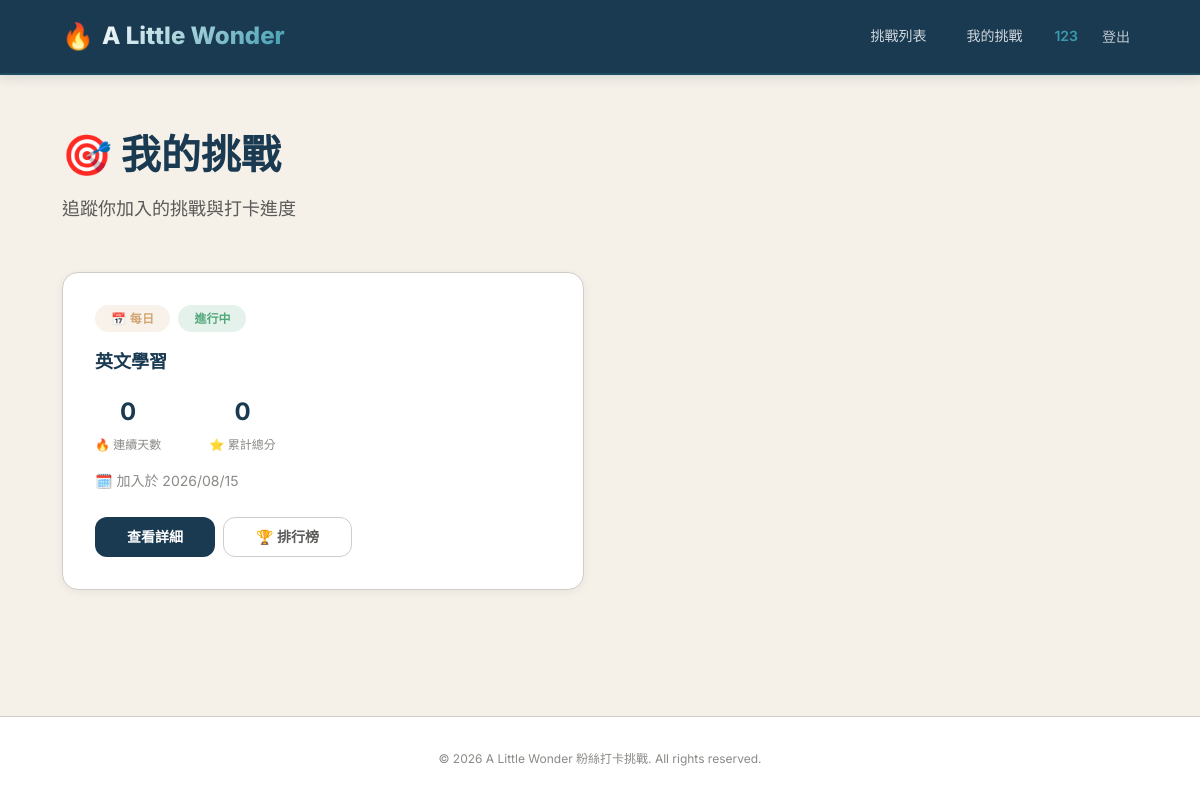
/challenges/my-challenges/ (signed in), run on the app's committed database.
### challenges/models.py (models this page shows, shortened)
class Participant(models.Model):
    STATUS_CHOICES = [
        ('active', '進行中'),
        ('completed', '已完成'),
        ('left', '已退出'),
    ]
    user = models.ForeignKey(
        User, on_delete=models.CASCADE,
        related_name='challenge_participations', verbose_name='使用者'
    )
    challenge = models.ForeignKey(
        Challenge, on_delete=models.CASCADE,
        related_name='participants', verbose_name='挑戰活動'
    )
    current_streak = models.PositiveIntegerField('當前連續打卡天數', default=0)
    total_points = models.PositiveIntegerField('總累積積分', default=0, db_index=True)
    status = models.CharField(
        '狀態', max_length=20, choices=STATUS_CHOICES, default='active'
    )
    joined_at = models.DateTimeField('加入時間', auto_now_add=True)
    updated_at = models.DateTimeField('更新時間', auto_now=True)
    class Meta:
        verbose_name = '參與紀錄'
        verbose_name_plural = '參與紀錄名冊'
        constraints = [
            models.UniqueConstraint(
                fields=['user', 'challenge'],
                name='unique_user_challenge_participant'
            )
        ]
        ordering = ['-total_points', '-current_streak']

class Challenge(models.Model):
    TYPE_CHOICES = [
        ('daily', '每日挑戰'),
        ('weekly', '每週挑戰'),
    ]
    title = models.CharField('挑戰標題', max_length=100, db_index=True)
    description = models.TextField('挑戰說明')
    challenge_type = models.CharField(
        '挑戰類型', max_length=20, choices=TYPE_CHOICES, default='daily'
    )
    start_at = models.DateTimeField('開始時間')
    end_at = models.DateTimeField('結束時間')
    is_active = models.BooleanField('是否進行中', default=True, db_index=True)
    share_enabled = models.BooleanField('啟用分享', default=True)
    points_per_checkin = models.PositiveIntegerField('每次打卡基礎分數', default=10)
    bonus_for_streak = models.PositiveIntegerField('連續打卡額外加分', default=5)
    created_at = models.DateTimeField('建立時間', auto_now_add=True)
    updated_at = models.DateTimeField('更新時間', auto_now=True)
    class Meta:
        verbose_name = '挑戰活動'
        verbose_name_plural = '挑戰活動清單'
        ordering = ['-created_at']
    @property
    def is_ended(self):
        return timezone.now() > self.end_at

### challenges/views.py (the view)
# urls.py: path('my-challenges/', views.MyChallengeListView.as_view(), name='my_challenges'),
class MyChallengeListView(LoginRequiredMixin, ListView):
    model = Participant
    template_name = 'challenges/my_challenges.html'
    context_object_name = 'participations'
    def get_queryset(self):
        return Participant.objects.filter(
            user=self.request.user
        ).select_related('challenge').order_by('-joined_at')

### templates/challenges/my_challenges.html (shortened to what this page needs)
{% extends "base.html" %}
{% block content %}
<div class="page-header">
  <h1 class="page-title">🎯 我的挑戰</h1>
  <p class="page-subtitle">追蹤你加入的挑戰與打卡進度</p>
</div>
{% if participations %}
<div class="card-grid">
  {% for p in participations %}
  <div class="card challenge-card" id="my-challenge-{{ p.challenge.id }}">
    <div style="display: flex; align-items: center; gap: var(--space-sm); flex-wrap: wrap;">
      <span class="challenge-type-badge {% if p.challenge.challenge_type == 'daily' %}badge-daily{% else %}badge-weekly{% endif %}">
        {% if p.challenge.challenge_type == 'daily' %}📅 每日{% else %}📆 每週{% endif %}
      </span>
      {% if p.challenge.is_ended %}
        <span class="challenge-status-badge badge-ended">已結束</span>
      {% else %}
        <span class="challenge-status-badge badge-ongoing">進行中</span>
      {% endif %}
    </div>
    <h3 class="challenge-title">{{ p.challenge.title }}</h3>
    <div class="stats-row" style="border-top: none; padding-top: 0; margin-top: var(--space-md); justify-content: flex-start; gap: var(--space-2xl);">
      <div class="stat-item">
        <div class="stat-value">{{ p.current_streak }}</div>
        <div class="stat-label">🔥 連續天數</div>
      </div>
      <div class="stat-item">
        <div class="stat-value">{{ p.total_points }}</div>
        <div class="stat-label">⭐ 累計總分</div>
      </div>
    </div>
    <div class="challenge-meta" style="margin-top: var(--space-md);">
      <span class="challenge-meta-item">🗓️ 加入於 {{ p.joined_at|date:"Y/m/d" }}</span>
    </div>
    <div class="card-actions">
      <a href="{% url 'challenges:detail' p.challenge.pk %}" class="btn btn-primary" id="my-detail-{{ p.challenge.id }}">查看詳細</a>
      <a href="{% url 'challenges:leaderboard' p.challenge.pk %}" class="btn btn-outline" id="my-leaderboard-{{ p.challenge.id }}">🏆 排行榜</a>
    </div>
  </div>
  {% endfor %}
</div>
{% else %}
<div class="empty-state">
  <div class="empty-state-icon">🎮</div>
  <p class="empty-state-text">你還沒有加入任何挑戰</p>
  <a href="{% url 'challenges:list' %}" class="btn btn-primary btn-lg" id="browse-challenges">瀏覽挑戰列表</a>
</div>
{% endif %}
{% endblock %}

### templates/base.html (shortened to what this page needs)
{% load static %}
<!DOCTYPE html>
<html lang="zh-Hant">
<head>
  <link rel="stylesheet" href="{% static 'css/custom.css' %}">
</head>
<body>
  <nav class="navbar" id="main-nav">
    <div class="nav-container">
      <a href="{% url 'challenges:list' %}" class="nav-brand">
        <span class="brand-icon">🔥</span>
        <span class="brand-text">A Little Wonder</span>
      </a>
      <div class="nav-links">
        <a href="{% url 'challenges:list' %}" class="nav-link" id="nav-challenges">挑戰列表</a>
        {% if user.is_authenticated %}
        <a href="{% url 'challenges:my_challenges' %}" class="nav-link" id="nav-my-challenges">我的挑戰</a>
        <div class="nav-user">
          <span class="nav-username">{{ user.first_name|default:user.username }}</span>
          <form action="{% url 'logout' %}" method="post" style="display:inline; margin:0;">
            <button type="submit" class="nav-link nav-logout" id="nav-logout">登出</button>
          </form>
        </div>
        {% else %}
        <a href="{% url 'login' %}" class="nav-link btn-nav-login" id="nav-login">登入</a>
        <a href="{% url 'signup' %}" class="nav-link btn-nav-signup" id="nav-signup">註冊</a>
        {% endif %}
      </div>
    </div>
  </nav>
  <main class="main-content">
    {% block content %}{% endblock %}
  </main>
  <footer class="footer">
    <div class="footer-container">
      <p>&copy; 2026 A Little Wonder 粉絲打卡挑戰. All rights reserved.</p>
    </div>
  </footer>
</body>
</html>

### data on the page
Participant: shows "📅 每日", shows "進行中", challenge "英文學習", current_streak "0", total_points "0", joined_at "2026/08/15"

### other printed values
{{ user.first_name|default:user.username }} "123"
